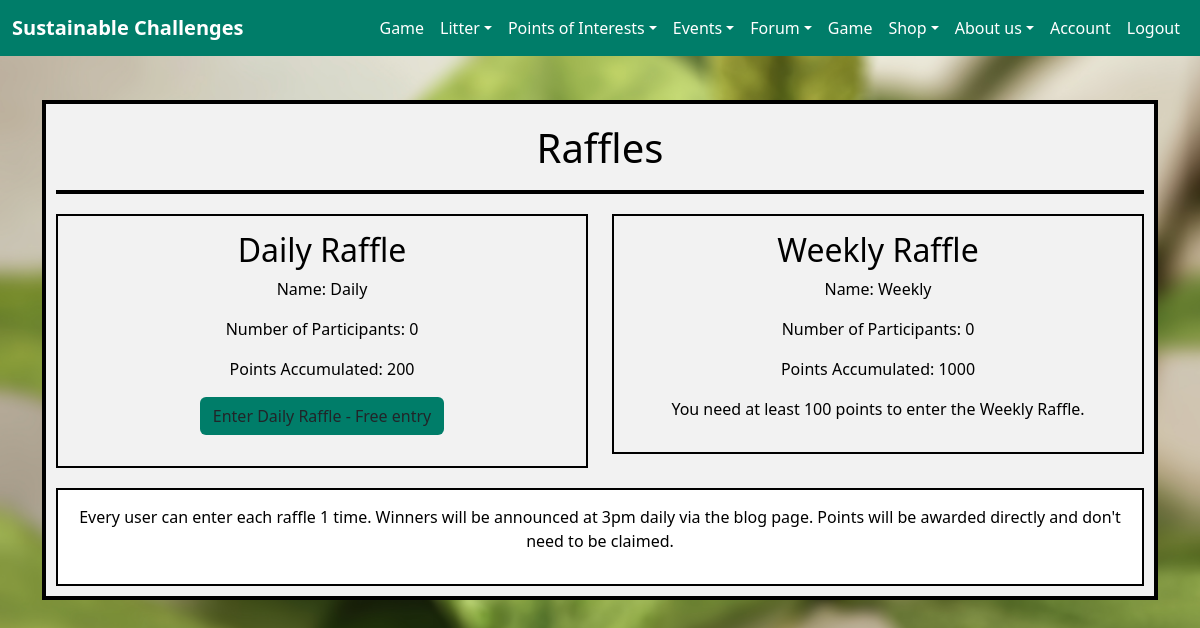
The app's page /game/raffle (signed in), older data.
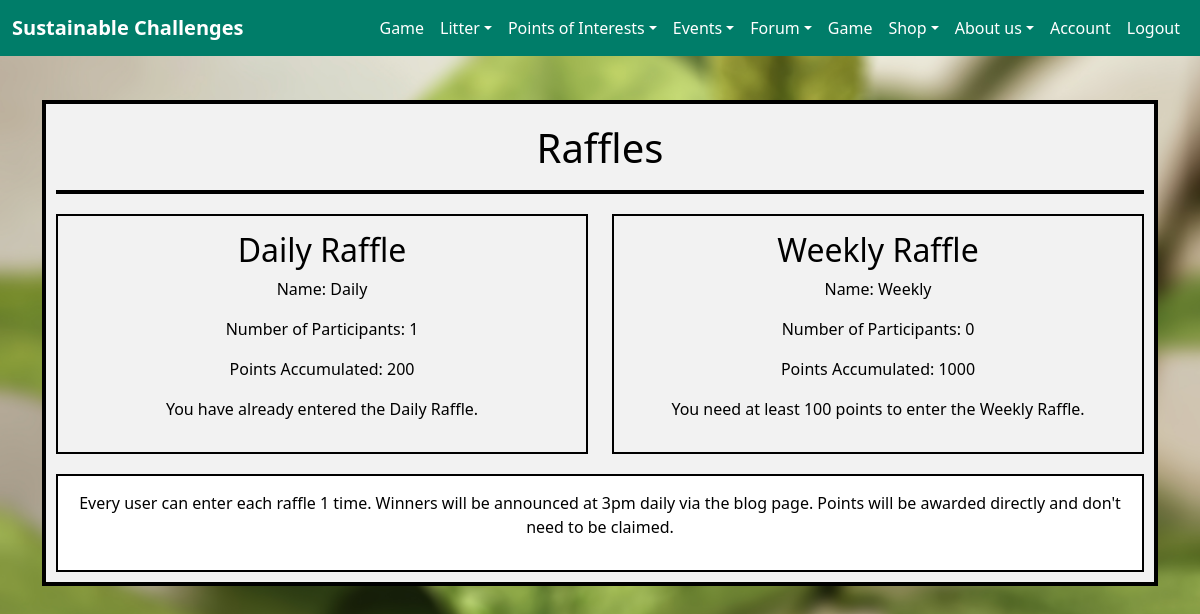
The same page, newer data.
### sustainable_challenges/game/models.py (models this page shows, shortened)
class Raffle(models.Model):
    name = models.CharField(max_length=100)
    participants = models.TextField(blank=True)
    num_participants = models.IntegerField(default=0)
    points_accumulated = models.IntegerField(default=0)

### sustainable_challenges/game/views.py (the view, shortened to what this page needs)
# urls.py: path("raffle", views.raffle, name="raffle")
def raffle(request):
    daily_raffle = Raffle.objects.filter(name='Daily').first()
    weekly_raffle = Raffle.objects.filter(name='Weekly').first()
    daily_participants = []
    if daily_raffle.participants:
        daily_participants = daily_raffle.participants.split(',')
    weekly_participants = []
    if weekly_raffle.participants:
        weekly_participants = weekly_raffle.participants.split(',')
    user = request.user
    context = {
        'daily_raffle': daily_raffle,
        'daily_participants': daily_participants,
        'weekly_raffle': weekly_raffle,
        'weekly_participants': weekly_participants,
        'is_staff': request.user.is_staff,
    }
    return render(request, "game/raffle.html", context)

### sustainable_challenges/game/templates/game/raffle.html (shortened to what this page needs)
{% extends 'home/base.html' %}
{% block content %}
{% load static %}
<link rel="stylesheet" href="{% static 'index.css' %}" />
<div class="container welcome">
    <div class="large-box" style="background-color: #f2f2f2; border: 4px solid #000000; padding: 10px;">
        <div class="header-box" style="background-color: #f2f2f2; border-bottom: 4px solid #000000; padding: 10px;">
            <h1 style="color: black;">Raffles</h1>
        </div>
        <div class="row">
            <div class="col-md-6">
                <div class="box"
                    style="background-color: #f2f2f2; border: 2px solid #000000; padding: 15px; margin-top: 20px;">
                    <h2 style="color: black;">Daily Raffle</h2>
                    <p style="color: black;">Name: {{ daily_raffle.name }}</p>
                    <p style="color: black;">Number of Participants: {{ daily_raffle.num_participants }}</p>
                    <p style="color: black;">Points Accumulated: {{ daily_raffle.points_accumulated }}</p>
                    {% if user.username in daily_participants %}
                    <p style="color: black;">You have already entered the Daily Raffle.</p>
                    {% else %}
                    <form method="post">
                        <button type="submit" class="btn" style="background-color: #007d69;">Enter Daily Raffle - Free
                            entry</button>
                    </form>
                    {% endif %}
                </div>
            </div>
            <div class="col-md-6">
                <div class="box"
                    style="background-color: #f2f2f2; border: 2px solid #000000; padding: 15px; margin-top: 20px;">
                    <h2 style="color: black;">Weekly Raffle</h2>
                    <p style="color: black;">Name: {{ weekly_raffle.name }}</p>
                    <p style="color: black;">Number of Participants: {{ weekly_raffle.num_participants }}</p>
                    <p style="color: black;">Points Accumulated: {{ weekly_raffle.points_accumulated }}</p>
                    {% if user.username in weekly_participants %}
                    <p style="color: black;">You have already entered the Weekly Raffle.</p>
                    {% elif user.points < 100 %} <p style="color: black;">You need at least 100 points to enter the
                        Weekly Raffle.</p>
                        {% endif %}
                </div>
            </div>
        </div>
        <div class="description-box"
            style="background-color: #ffffff; border: 2px solid #000000; padding: 15px; margin-top: 20px;">
            <p style="color: black;">Every user can enter each raffle 1 time. Winners will be announced at 3pm daily via
                the blog page. Points will be awarded directly and don't need to be claimed.</p>
        </div>
    </div>
</div>
{% endblock %}

Row changes from the older to the newer data that the page shows:
changed Raffle "Daily": num_participants "0" → "1"
Text that changed along with them:
text no longer shown: "Enter Daily Raffle - Free entry"
text now shown: "You have already entered the Daily Raffle."
